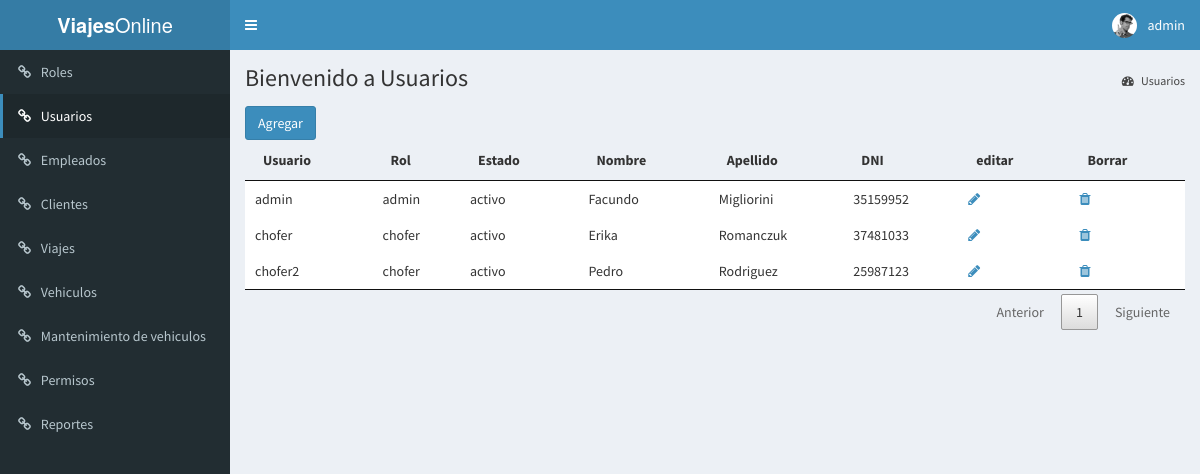
Screenshot of /index.php?page=usuario (signed in) with the database file from the repository.
### tables this page shows
CREATE TABLE Usuario (
    id INT NOT NULL AUTO_INCREMENT primary key ,
    usuario varchar (64),
    password varchar(225),
    estado enum('activo','inactivo') default 'activo',
    id_rol int ,
    id_empleado int,
    foreign key(id_rol) references Rol(id),
    foreign key(id_empleado) references Empleado(id)
);

CREATE TABLE Rol (
    id INT NOT NULL AUTO_INCREMENT primary key ,
    descripcion varchar(50)
);

CREATE TABLE Empleado(
    id INT NOT NULL AUTO_INCREMENT primary key ,
    nombre varchar(50),
    apellido varchar(80),
    numeroDocumento varchar(15),
    telefono varchar(50)
);

### middleware/requiereLogin.php (called while the page is built, shortened)
<?php
if ( !isset( $_SESSION['authenticate'] ) || $_SESSION['authenticate'] !== true ){
    header('Location: login.php');
    exit;
}else {
    $autorize = true;
}

### Helper.php (called while the page is built, shortened)
<?php
abstract class Helper
{
    static public function isPage($pageName)
    {
        if( isset($_GET['page']) && $_GET['page'] === $pageName )
            return true;
        return false;
    }
}

### models/DataBase.php (called while the page is built, shortened)
<?php
class DataBase
{
    private $_db;
    private static $instancia;
    public static function getInstance()
    {
        if (  !self::$instancia instanceof self) {
            self::$instancia = new self;
        }
        return self::$instancia;
    }
    public function query($query)
    {
        $type = explode(" ", trim($query) );
        switch ( strtolower($type[0]) ){
            case 'select':
                return $this->_select($query);
                break;
        }
    }
    private function _select($query)
    {
        $res = $this->_execQuery($query);
        $rows = [];
        while( $reg = $res->fetch_object() ) {
            $rows[] = $reg;
        }
        return $rows;
    }
    private function _execQuery($query)
    {
        $res = $this->_db->query($query);
        return $res;
    }
    private function _connect()
    {
        $this->_db = mysqli_connect( self::DB_HOST, self::DB_USER, self::DB_PASSWORD, self::DB_NAME );
    }
}

### models/Usuario_model.php (called while the page is built, shortened)
<?php
require_once 'DataBase.php';
class Usuario implements ModelInterface
{
    static public function getAll()
    {
        $db = DataBase::getInstance();
        $query = "SELECT u.id, u.usuario, u.estado, r.id as rol_id, r.descripcion as rol_descripcion, e.nombre as empleado_nombre, e.apellido as empleado_apellido, e.numeroDocumento as empleado_numero_documento, e.telefono as empleado_telefono FROM Usuario u INNER JOIN Empleado e ON u.id_empleado = e.id INNER JOIN Rol r ON u.id_rol = r.id";
        return $db->query($query);
    }
}
?>

### View/Usuario_view.php (the view, shortened to what this page needs)
<?php
$listUsuarios = Usuario::getAll();
?>
<div class="content-wrapper">
    <section class="content-header">
        <h1> Bienvenido a Usuarios </h1>
        <ol class="breadcrumb">
            <li><a href="#"><i class="fa fa-dashboard"></i> Usuarios</a></li>
        </ol>
    </section>
    <section class="content container-fluid">
        <button type="button" class="btn btn-primary" data-toggle="modal" data-target="#modalCreate">Agregar</button>
        <table id="tablaRoles">
            <thead>
                <tr>
                    <th>Usuario</th>
                    <th>Rol</th>
                    <th>Estado</th>
                    <th>Nombre</th>
                    <th>Apellido</th>
                    <th>DNI</th>
                    <th>editar</th>
                    <th>Borrar</th>
                </tr>
            </thead>
            <tbody>
            <?php
                foreach($listUsuarios as $usuario) {  ?>
                    <tr>
                        <td><?php echo $usuario->usuario ; ?></td>
                        <td><?php echo $usuario->rol_descripcion ; ?></td>
                        <td><?php echo $usuario->estado; ?></td>
                        <td><?php echo $usuario->empleado_nombre; ?></td>
                        <td><?php echo $usuario->empleado_apellido; ?></td>
                        <td><?php echo $usuario->empleado_numero_documento; ?></td>
                        <td>
                            <a class="btn-modal-edit-usuario" href="#" data-toggle="modal"
                                data-target="#modalEdit"
                                data-usuario="<?php echo $usuario->usuario; ?>"
                                data-id="<?php echo $usuario->id; ?>"
                                data-rol="<?php echo $usuario->rol_id ; ?>">
                                <i class="fa fa-pencil" aria-hidden="true"></i></a>
                        </td>
                        <td>
                            <a class="btn-modal-delete-usuario" href="#" data-toggle="modal"
                                data-target="#modalDelete"
                                data-usuario="<?php echo $usuario->usuario; ?>"
                                data-id="<?php echo $usuario->id; ?>">
                                <i class="fa fa-trash" aria-hidden="true"></i></a>
                        </td>
                    </tr>
                <?php } ?>
            </tbody>
        </table>
    </section>
</div>

### index.php (shortened to what this page needs)
<?php
require_once "Helper.php";
require_once 'middleware/requiereLogin.php';
if(isset($_GET['page']) && !empty($_GET['page']))
{
    require_once "templates/head.php";
    require_once "templates/header.php";
    require_once "templates/menu.php";
    switch ($_GET['page']) {
        case 'usuario':
            require_once "models/Usuario_model.php";
            require_once 'View/Usuario_view.php';
            break;
    }
}
require_once "templates/footer.php";

### templates/head.php (shortened to what this page needs)
<!DOCTYPE html>
<html>
<head>
  <link rel="stylesheet" href="public/css/bootstrap.min.css">
  <link rel="stylesheet" href="public/font-awesome/css/font-awesome.min.css">
  <link rel="stylesheet" href="public/css/AdminLTE.min.css">
  <link rel="stylesheet" href="public/css/skin-blue.min.css">
  <link rel="stylesheet" href="public/css/jquery.dataTables.min.css">
</head>
<body class="hold-transition <?php echo (isset($autorize) && $autorize === true) ? 'skin-blue' : ''; ?> login-page">
    <div class="wrapper">

### templates/header.php (shortened to what this page needs)
<header class="main-header">
  <a href="#" class="logo">
    <span class="logo-lg"><b>Viajes</b>Online</span>
  </a>
  <nav class="navbar navbar-static-top" role="navigation">
    <a href="#" class="sidebar-toggle" data-toggle="push-menu" role="button">
    </a>
    <div class="navbar-custom-menu">
      <ul class="nav navbar-nav">
        <li class="dropdown user user-menu">
          <a href="#" class="dropdown-toggle" data-toggle="dropdown">
            <img src="public/img/user2-160x160.jpg" class="user-image" alt="User Image">
            <span class="hidden-xs"><?php echo $_SESSION['usuario']; ?></span>
          </a>
        </li>
      </ul>
    </div>
  </nav>
</header>

### templates/menu.php
<aside class="main-sidebar">
  <section class="sidebar">
    <ul class="sidebar-menu" data-widget="tree">
      <li <?php echo ( Helper::isPage('roles') ) ? 'class="active"' : '' ?> ><a href="index.php?page=roles"><i class="fa fa-link"></i> <span>Roles</span></a></li>
      <li <?php echo ( Helper::isPage('usuario') ) ? 'class="active"' : '' ?>><a href="index.php?page=usuario"><i class="fa fa-link"></i> <span>Usuarios</span></a></li>
      <li><a href="index.php?page=empleado"><i class="fa fa-link"></i> <span>Empleados</span></a></li>
      <li <?php echo ( Helper::isPage('clientes') ) ? 'class="active"' : '' ?>><a href="index.php?page=clientes"><i class="fa fa-link"></i> <span>Clientes</span></a></li>
      <li <?php echo ( Helper::isPage('viajes') ) ? 'class="active"' : '' ?>><a href="index.php?page=viajes"><i class="fa fa-link"></i> <span>Viajes</span></a></li>
      <li <?php echo ( Helper::isPage('vehiculos') ) ? 'class="active"' : '' ?>><a href="index.php?page=vehiculos"><i class="fa fa-link"></i> <span>Vehiculos</span></a></li>
      <li <?php echo ( Helper::isPage('mantenimiento') ) ? 'class="active"' : '' ?>><a href="index.php?page=mantenimiento"><i class="fa fa-link"></i> <span>Mantenimiento de vehiculos</span></a></li>
      <li <?php echo ( Helper::isPage('permisos') ) ? 'class="active"' : '' ?>><a href="index.php?page=permisos"><i class="fa fa-link"></i> <span>Permisos</span></a></li>
      <li <?php echo ( Helper::isPage('reportes') ) ? 'class="active"' : '' ?>><a href="index.php?page=reportes"><i class="fa fa-link"></i> <span>Reportes</span></a></li>
    </ul>
  </section>
</aside>

### templates/footer.php (shortened to what this page needs)
</div>
</body>
</html>

### rows the page displays
usuario: usuario "admin", id_rol.descripcion "admin", estado "activo", id_empleado.nombre "Facundo", id_empleado.apellido "Migliorini", id_empleado.numeroDocumento "35159952"
usuario: usuario "chofer", id_rol.descripcion "chofer", estado "activo", id_empleado.nombre "Erika", id_empleado.apellido "Romanczuk", id_empleado.numeroDocumento "37481033"
usuario: usuario "chofer2", id_rol.descripcion "chofer", estado "activo", id_empleado.nombre "Pedro", id_empleado.apellido "Rodriguez", id_empleado.numeroDocumento "25987123"

### other values shown
$_SESSION['usuario'] "admin"
